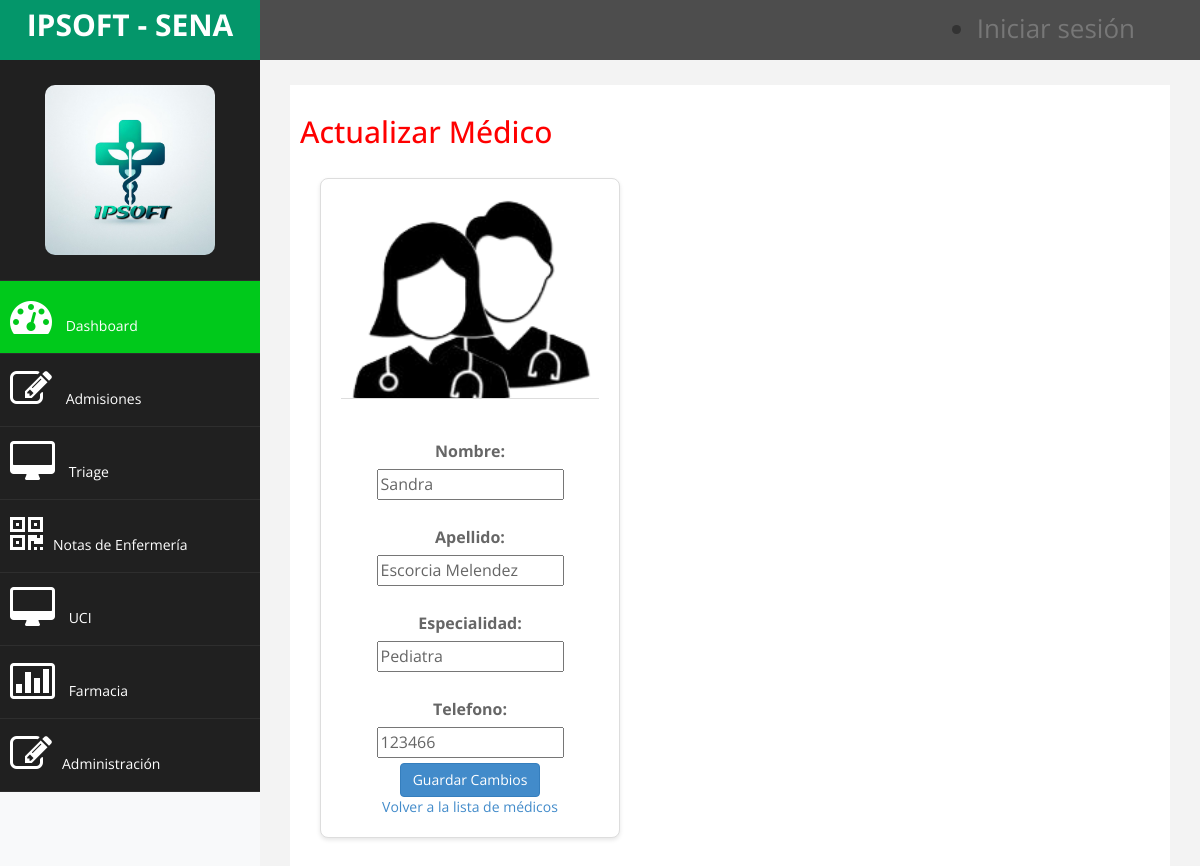
Page /medicos/actualizar/2/ on the committed database.
### historia_clinica/models.py (models this page shows, shortened)
class Medico(models.Model):
    nombre = models.CharField(max_length=50)
    apellido = models.CharField(max_length=50)
    especialidad = models.CharField(max_length=50)
    telefono = models.CharField(max_length=15)
    fecha_creacion = models.DateTimeField(auto_now_add=True)

### historia_clinica/views.py (the view)
# urls.py: path('medicos/actualizar/<int:medico_id>/', actualizar_medico, name='actualizar_medico'),
def actualizar_medico(request, medico_id):
    medico = get_object_or_404(Medico, id=medico_id)
    if request.method == 'POST':
        form = MedicoForm(request.POST, instance=medico)
        if form.is_valid():
            form.save()
            return redirect('lista_medicos')
        else: form = MedicoForm(instance=medico)
        return render(request, 'actualizar_medico.html', {'form': form})
    else: form = MedicoForm(instance=medico)
    return render(request, 'actualizar_medico.html', {'form': form})

### historia_clinica/forms.py
class MedicoForm(forms.ModelForm):
    class Meta:
        model = Medico
        fields = ['nombre', 'apellido', 'especialidad', 'telefono']

### historia_clinica/templates/actualizar_medico.html (shortened to what this page needs)
{% extends "base.html" %}
{% block contenido %}
{% load static %}
<link href={% static 'assets/css/index.css'%} rel="stylesheet" />
 <div id="page-wrapper" >
    <div id="page-inner">
        <div class="row">
            <div class="col-lg-12">
             <h2>Actualizar Médico</h2>
            </div>
        </div>
<body>
    <div class="card">
        <img src="{% static 'assets/img/PersonalMedico.png' %}" alt="Ingresar Médico">
        <div>
            <form method="post">
                {{ form.as_p }}
               <button type="submit" class="btn btn-primary">Guardar Cambios</button>
             </form>
    <a href="{% url 'lista_medicos' %}">Volver a la lista de médicos</a>
</div>
</div>
</body>
{% endblock %}

### static/assets/css/custom.css (style rules this page uses)
body { font-family: 'Open Sans', sans-serif; }
#page-wrapper { padding: 15px 15px; min-height: 600px; background:#F3F3F3; }
#page-inner { width:100%; margin:10px 20px 10px 0px; background-color:#fff!important; padding:10px; min-height:1200px; }
h2 { color: #f00; }
p { font-size:16px; line-height:25px; padding-top:20px; }
@media (min-width:768px) { #page-wrapper { margin: 0 0 0 260px; padding: 15px 30px; min-height: 1200px; } }

### static/assets/css/proyectos.css (style rules this page uses)
html { font-family: sans-serif; -webkit-text-size-adjust: 100%; -ms-text-size-adjust: 100%; }
.card { background-color: #fff; border: 1px solid #ddd; border-radius: 8px; box-shadow: 0 2px 4px rgba(0,0,0,0.1); width: 300px; margin: 20px; padding: 20px; text-align: center; }
.card img { width: 100%; height: 200px; object-fit: cover; border-bottom: 1px solid #ddd; margin-bottom: 20px; }
.card p { color: #666; }

### static/assets/css/index.css (style rules this page uses)
body { background-color: #f8f9fa; }

### rows in the picture
Medico: nombre "Sandra", apellido "Escorcia Melendez", especialidad "Pediatra", telefono "123466"
